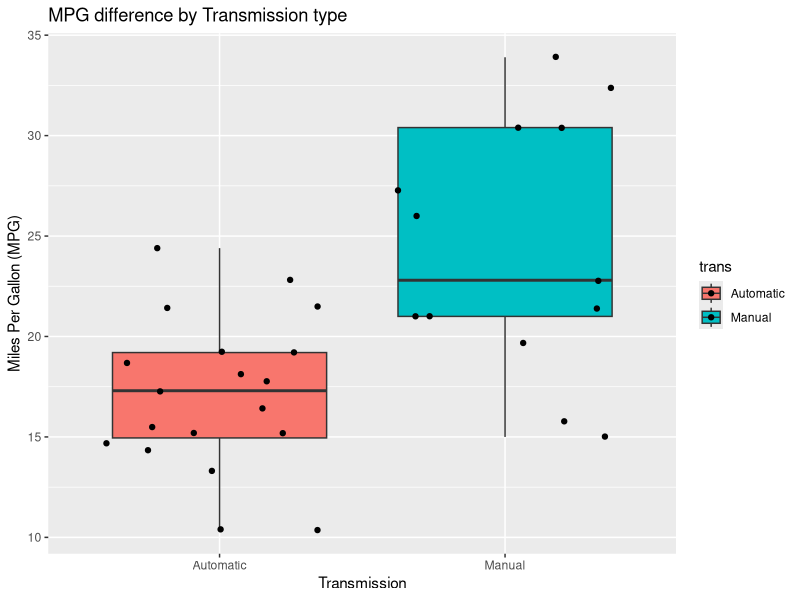
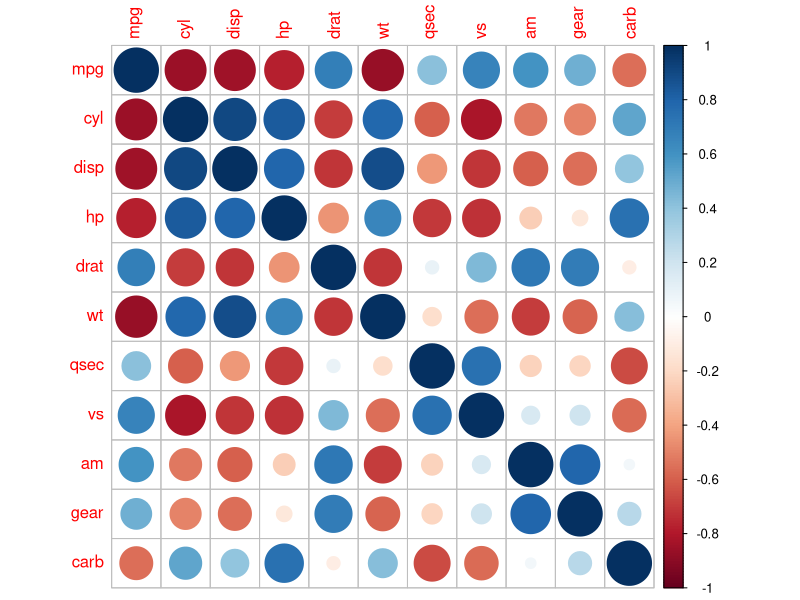
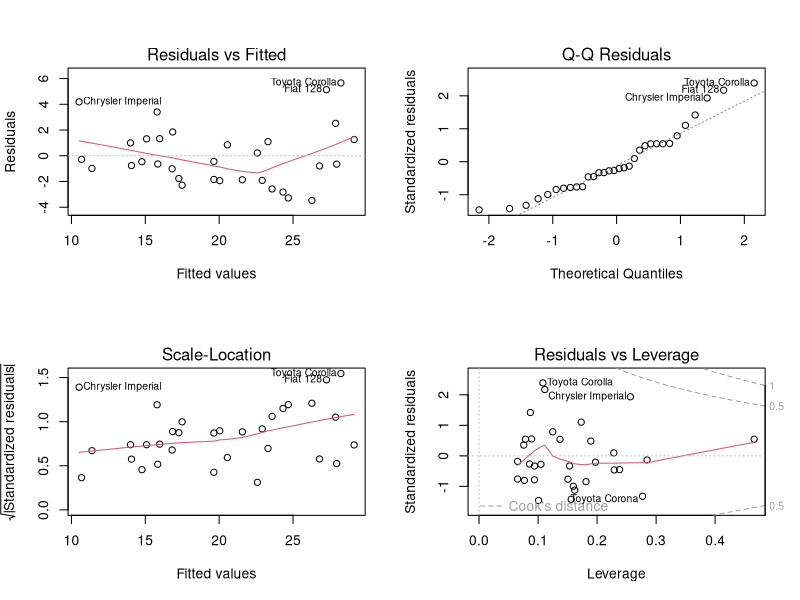
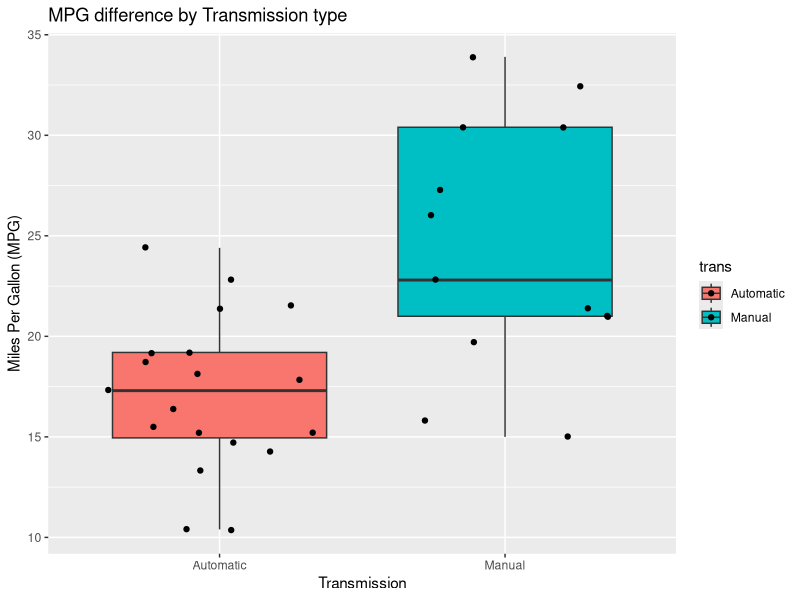
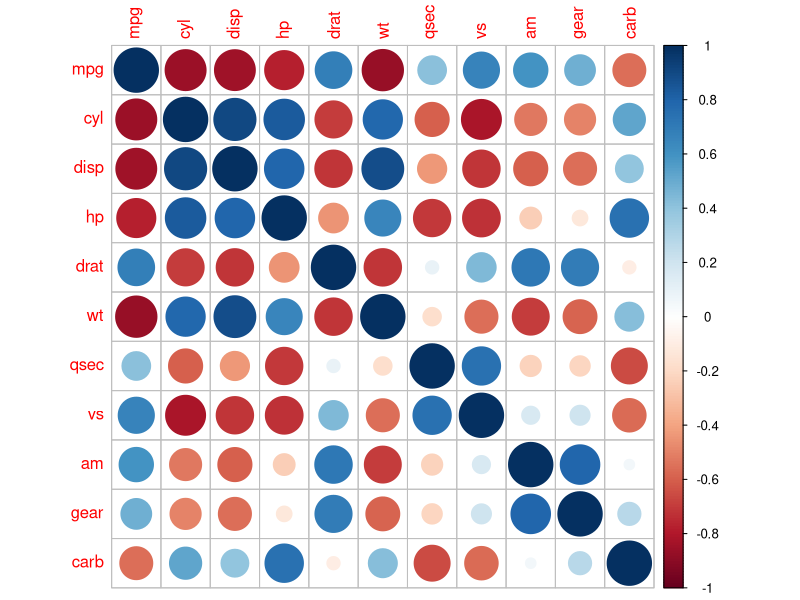
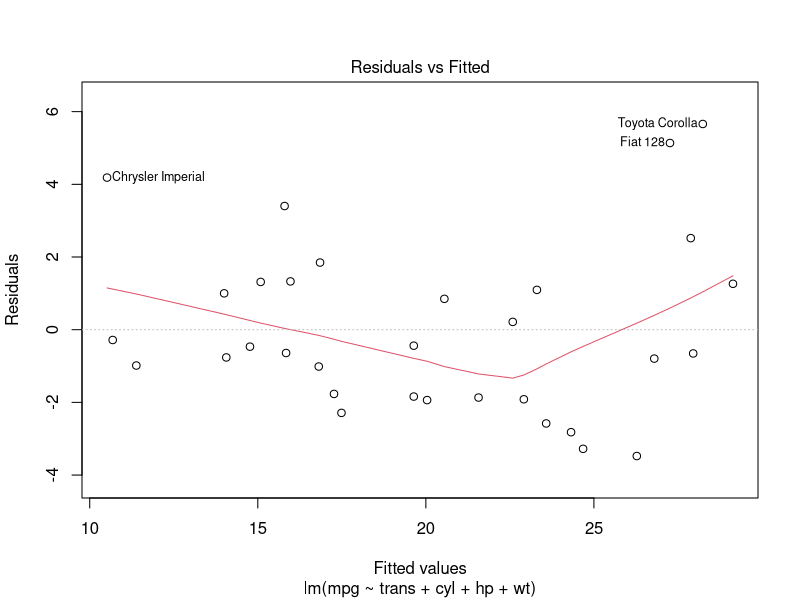
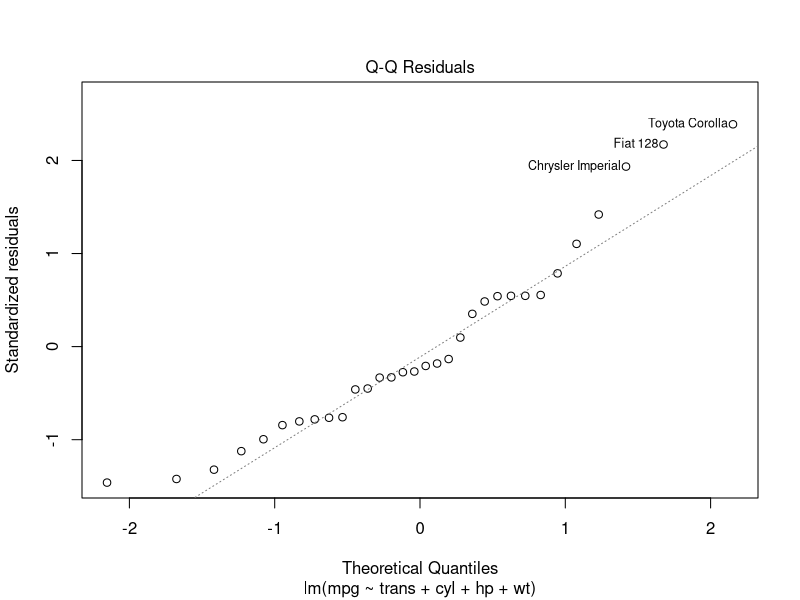
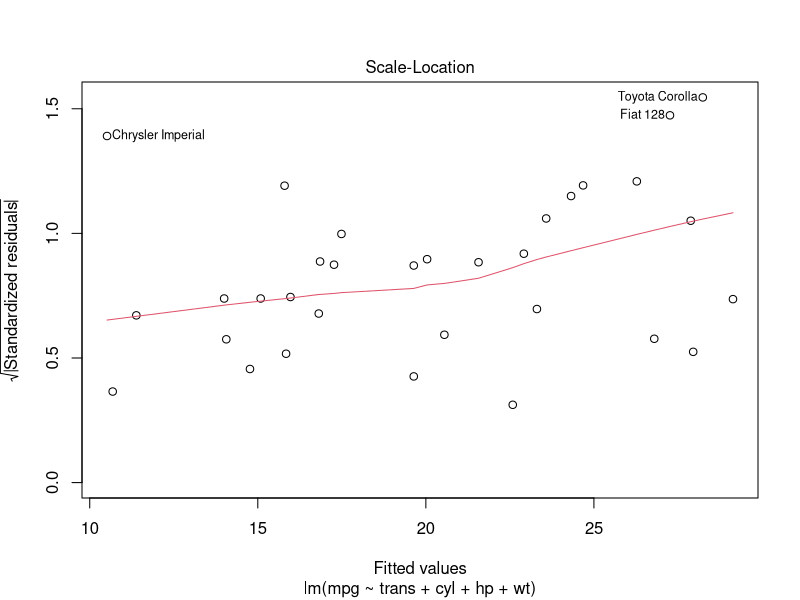

Recreate these plots in R, in order.
## ---- chunk 1
knitr::opts_chunk$set(echo = TRUE)
## ---- chunk 2
library(datasets)
data(mtcars)
## ---- chunk 3
str(mtcars)
## ---- chunk 4
mtcars2 <- mtcars
mtcars2$trans <- mtcars$am
mtcars2[mtcars2$trans == 0,]$trans <- "Automatic"
mtcars2[mtcars2$trans == 1,]$trans <- "Manual"
mtcars2$trans <- as.factor(mtcars2$trans)

drop <- c("am")
mtcars2 <- mtcars2[, !(names(mtcars2) %in% drop)]

auto <- mtcars2[mtcars2$trans == "Automatic",]
manual <- mtcars2[mtcars2$trans == "Manual",]
## ---- chunk 5
summary(auto)
## ---- chunk 6
summary(manual)
## ---- chunk 7
library(ggplot2)
g <- ggplot(data = mtcars2, aes(x = trans, y = mpg, fill = trans))
g <- g + geom_boxplot() + geom_jitter()
g <- g + xlab("Transmission") + ylab("Miles Per Gallon (MPG)") + 
    ggtitle("MPG difference by Transmission type")
g
## ---- chunk 8
t.test(auto$mpg, manual$mpg)
## ---- chunk 9
fit1 <- lm(mpg ~ trans, data = mtcars2)
summary(fit1)
## ---- chunk 10
fit_all <- lm(mpg ~ . , data = mtcars2)
summary(fit_all)
## ---- chunk 11
library(car)
vif(fit_all)
## ---- chunk 12
library(corrplot)
corrplot(cor(mtcars))
## ---- chunk 13
fit2 <- lm(mpg ~ trans + cyl + hp + wt, mtcars2)
summary(fit2)
## ---- chunk 14
fit3 <- lm(mpg ~ trans + cyl + hp + wt + drat + vs, data = mtcars2)
summary(fit3)
## ---- chunk 15
vif(fit2)
vif(fit3)
anova(fit1, fit2, fit3)
## ---- chunk 16
par(mfrow  = c(2,2))
plot(fit2)
## ---- chunk 17
par(mfrow = c(1,1))
g
corrplot(cor(mtcars))
plot(fit2)
